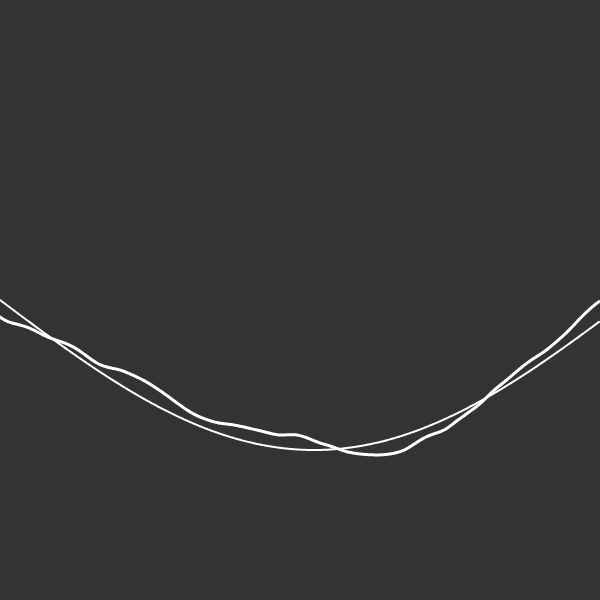
Frame 1 (no input)
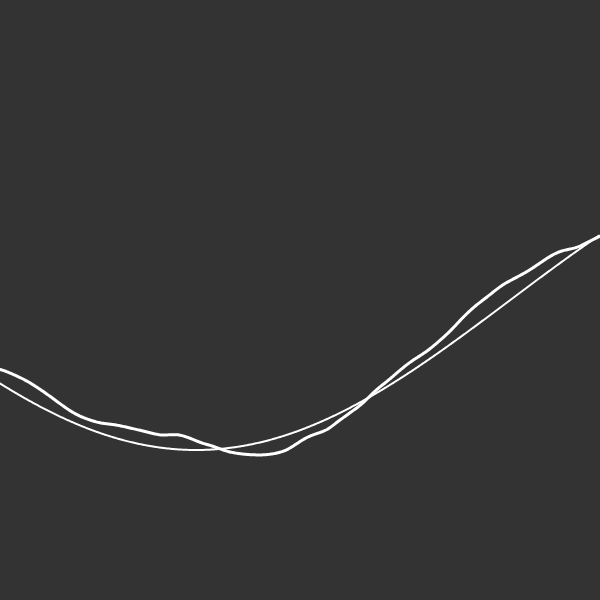
Frame 60 (no input)
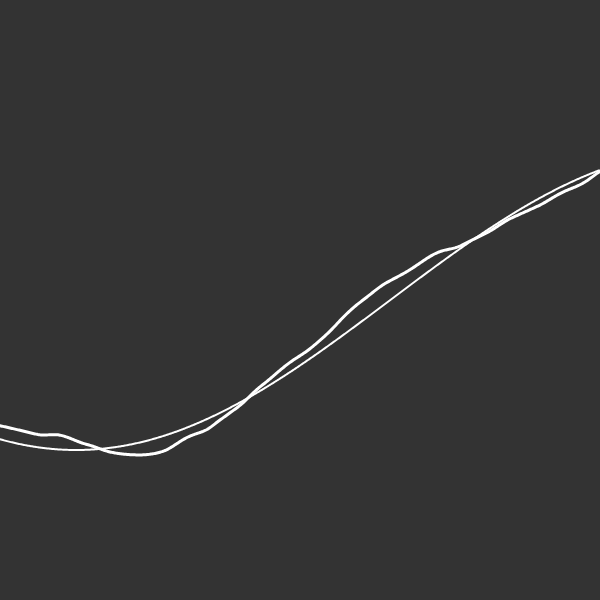
Frame 120 (the mouse pressed at the canvas centre since frame 60)

The p5.js sketch that drew these frames (run headless with seeded random() and noise() and a simulated clock; from frame 60 on, the mouse is pressed at the canvas centre):

// p5.js sketch
// ── sketch.js
var start = 0;

function setup() {
  centerCanvas();
}

function draw() {
	
	background(51);

	let xoff = start;

	stroke(255);

	// Mutated sinus
	noFill();
	beginShape();
	strokeWeight(3);
	for(let x = 0; x < width; x++){
		let y = (map(noise(xoff), 0, 1, -1, 1) * 100 + map(sin(xoff), -1, 1, 0, height)) / 2 + height/4;
		vertex(x, y);
		xoff += 0.005;
	}
	endShape();
	
	// Normal sinus
	xoff = start;
	noFill();
	beginShape();
	strokeWeight(2);
	for(let x = 0; x < width; x++){
		let y = (map(sin(xoff), -1, 1, 0, height)) / 2 + height/4;
		vertex(x, y);
		xoff += 0.005;
	}
	endShape();
	
	
	start += 0.01;
}

function centerCanvas() {
  canvas = createCanvas(0.5 * windowWidth, 0.5 * windowWidth);
  var x = windowWidth - width - 10;
  var y = (windowHeight - 0.5 * windowWidth) / 2;
  canvas.position(x, y);
}

function windowResized() {
  centerCanvas();
}
